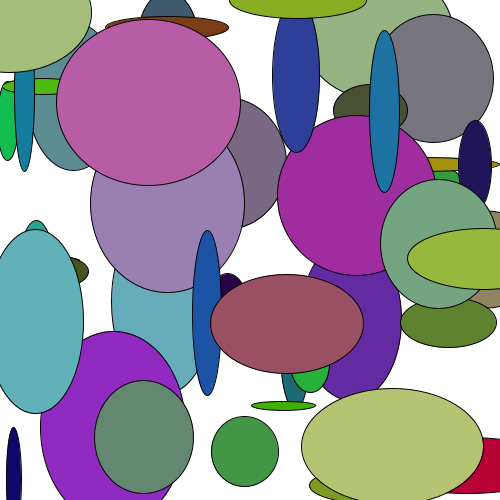
Frame 1 (no input)
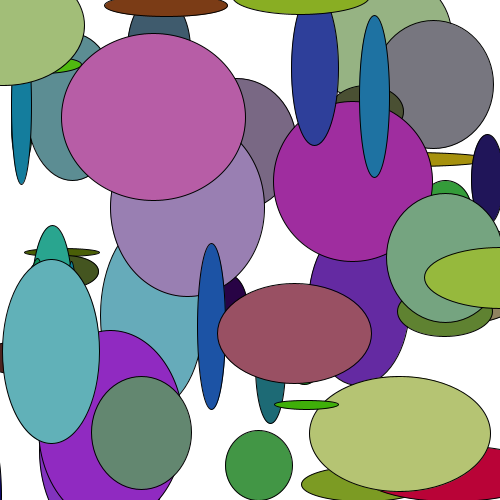
Frame 60 (the mouse pressed at the canvas centre just before this capture)
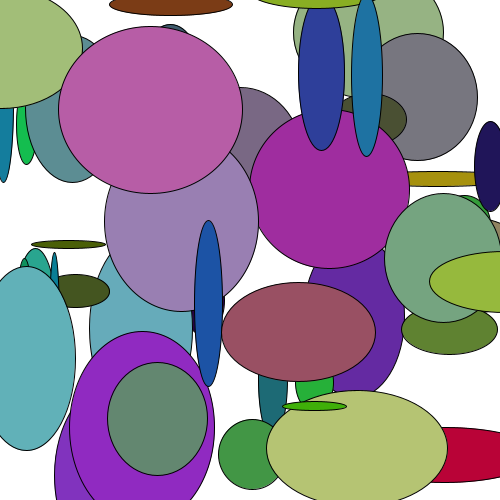
Frame 120 (the mouse held since frame 60 and released just before this capture)

The Processing sketch that drew these frames (run headless with seeded random() and noise(); from frame 60 on, the mouse is pressed at the canvas centre):

// Processing sketch: processing_169721
// ── processing_169721.pde


Cell[] myCells = new Cell[50];

float a = 0;

float b = 0;

void setup() {
  size(500, 500);
  for (int i = 0; i < myCells.length; i ++) {
    myCells[i] = new Cell();
  }
}

void draw() {
  background(255);
  //fill (200,b,b);
  //noFill();
  for (int i=0; i< myCells.length; i++) {
    myCells[i].display();
    myCells[i].update();
    //a = 0;
    //b = 0+200;
  
  }
}

//this is the cell classe. We defnie it in two parts. First we delare its variables:

class Cell{
  
  float xlocation;
  float ylocation;
  float dia;
  boolean isseed;
  float cellred, cellgreen, cellblue;
  float lineweight;
  float a = 200;
  float b = 200;
  float c = 200;
    float r = random(a);
    float r2 = random(b);
    float r3 = random(c);
  
//then we construct it - using a 'constructor 
  
  Cell(){
  
    xlocation = random(0,500);
    ylocation = random(0,500);
    dia = 5;
    isseed = false;
    cellred = 255;
    cellgreen = 255;
    cellblue = 255;
    lineweight = 0.1;
  }
  
  void display(){
    stroke(lineweight);
    fill(r,r2,r3);
    ellipse(xlocation, ylocation, r, r3);
  }
  void update(){
    xlocation = xlocation+random(-3,3);
    ylocation = ylocation+random(-3,3);
  }
}


  
  
    
  
